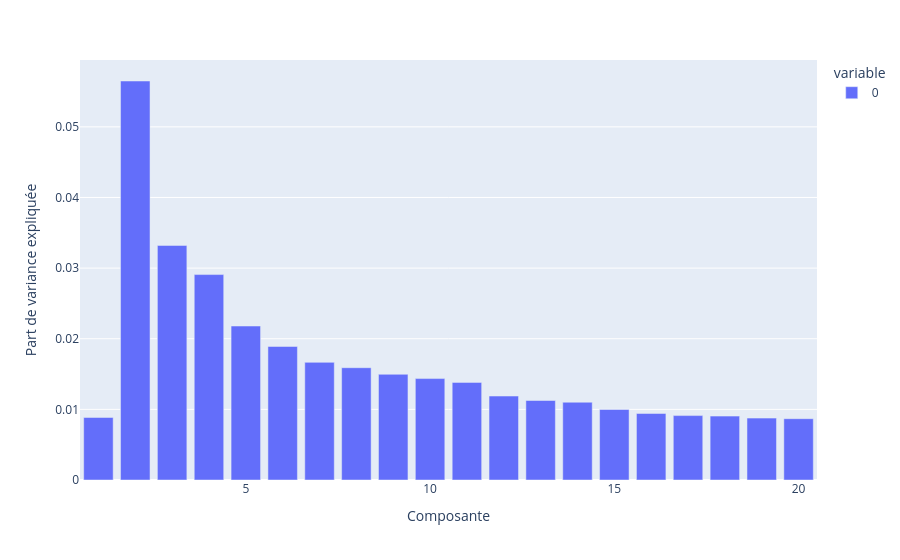

The cell this chart's notebook holds for it:
### Markdown cell above
Ce X représente un ensemble de 500 vecteurs dans un espace de plus de 2000 dimensions.   
Nous allons analyser si certains axes peuvent être définis tout en conservant la plus grande partie de la variance (et donc de l'information), ils representent la structure thematique du corpus. Nous fixerons initialement le nombre de ces axes à 20, c'est la borne haute proposée par l'énoncé.   
Pour cela, nous allons utiliser la classe TruncatedSVD et representer sur un diagramme en barre la partie de la variance expliquée par chacun de ces axes.  
explained_variance_ratio_ est l'attribut de svd qui contient les ratios de variance expliquée. Dans le cas ci-dessous, il y a 20 axes, donc 20 ratios.

### Code cell
svd = TruncatedSVD(n_components=20, random_state=0)     
svd.fit(X)     #recherche des 20 axes expliquant le mieux la variance

explained_variance = pd.Series(svd.explained_variance_ratio_, index=range(1, 21))   # Part de variance de chaque axe, numérotés de 1 à 20
print("Variance expliquée par les 20 composantes :", round(explained_variance.sum(), 3))
px.bar(explained_variance, labels={"index": "Composante", "value": "Part de variance expliquée"})

### Figure 1 — Plotly figure (JSON) as saved in the notebook; plotly's stock layout.template omitted (floating-point values rounded to 4 significant figures)
{"data": [{"hovertemplate": "variable=0<br>Composante=%{x}<br>Part de variance expliquée=%{y}<extra></extra>", "legendgroup": "0", "marker": {"color": "#636efa", "pattern": {"shape": ""}}, "name": "0", "orientation": "v", "showlegend": true, "textposition": "auto", "type": "bar", "x": [1, 2, 3, 4, 5, 6, 7, 8, 9, 10, 11, 12, 13, 14, 15, 16, 17, 18, 19, 20], "xaxis": "x", "y": [0.008853, 0.05649, 0.03321, 0.02909, 0.0218, 0.01891, 0.01665, 0.0159, 0.01496, 0.01436, 0.01382, 0.01188, 0.01126, 0.01101, 0.009981, 0.009418, 0.00912, 0.009044, 0.008761, 0.008681], "yaxis": "y"}], "layout": {"barmode": "relative", "legend": {"title": {"text": "variable"}, "tracegroupgap": 0}, "margin": {"t": 60}, "xaxis": {"anchor": "y", "domain": [0, 1], "title": {"text": "Composante"}}, "yaxis": {"anchor": "x", "domain": [0, 1], "title": {"text": "Part de variance expliquée"}}}}
